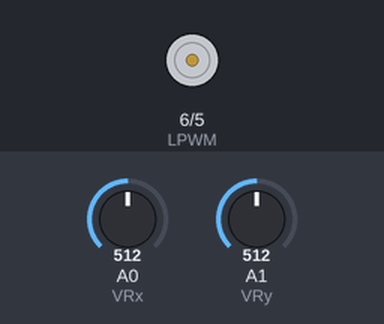
Simulated run of this sketch. Board: Arduino Uno, built with avr-gcc and run on an emulated ATmega328P. Parts: motor-driver pin pairs drawn as motors (green arrow = first pin HIGH = forward, orange = second pin HIGH = backward, longer = more drive). The test bench sets the inputs (shaded band); at power-on: A1 (VRy) = 512, A0 (VRx) = 512.

Above: at 1.2 s.
1.3 s: A1 (VRy) set to 582
2.8 s: A1 (VRy) set to 619
At 3.8 s:
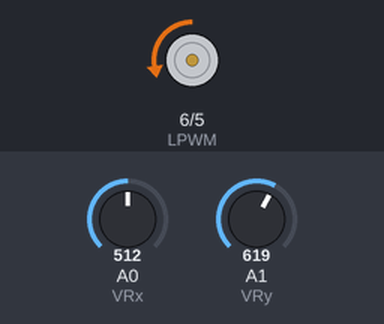
4.3 s: A1 (VRy) set to 716
At 5.0 s:
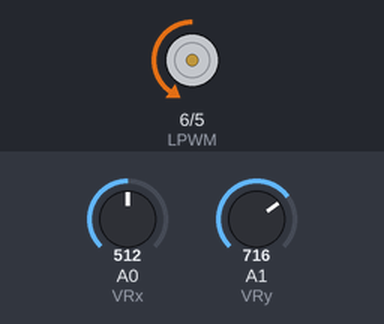
5.8 s: A1 (VRy) set to 900
At 6.2 s:
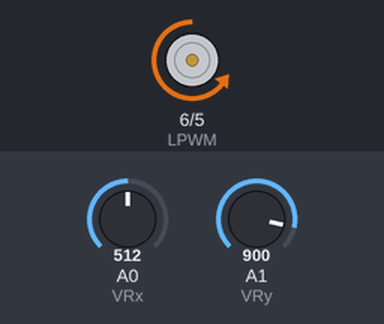
7.3 s: A1 (VRy) set to 390
At 8.6 s:
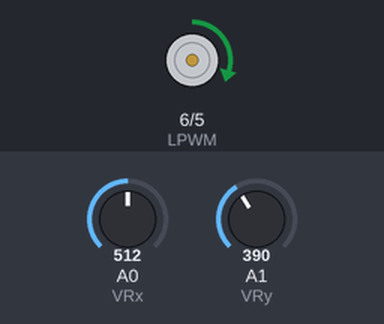
Timing chart, 0 to 9.8 s (numbered marks = the images above; inputs shaded):
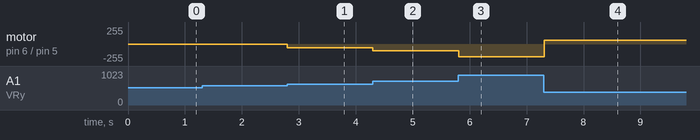

Measured:
- the behaviour switches between 600 and 601 on A1 (VRy) (found by bisection; images 0 and 1)
- after the input at 1.3 s, every drawn part: stays the same
- after the input at 2.8 s, motor on pin 6 (LPWM) / pin 5 (RPWM): stopped → backward 53/255 at once
- after the input at 4.3 s, motor on pin 6 (LPWM) / pin 5 (RPWM): backward 53/255 → backward 101/255 at once
- after the input at 5.8 s, motor on pin 6 (LPWM) / pin 5 (RPWM): backward 101/255 → backward 193/255 at once
- after the input at 7.3 s, motor on pin 6 (LPWM) / pin 5 (RPWM): backward 193/255 → forward 60/255 at once

The sketch:

BTS_Driver_Joystick_Module_Arduino_Nano.ino
```cpp
int VRx = A0;
int VRy = A1;

int RPWM = 5;
int LPWM = 6;

int xValue = 0;
int yValue = 0;

void setup()
{
  pinMode(RPWM, OUTPUT);
  pinMode(LPWM, OUTPUT);
}

void loop()
{
  xValue = analogRead(VRx);
  yValue = analogRead(VRy);

  int speed = map(abs(yValue - 512), 0, 512, 0, 255);

  if (yValue > 600)   // Forward
  {
    analogWrite(RPWM, speed);
    analogWrite(LPWM, 0);
  }

  else if (yValue < 400)   // Reverse
  {
    analogWrite(RPWM, 0);
    analogWrite(LPWM, speed);
  }

  else   // Stop
  {
    analogWrite(RPWM, 0);
    analogWrite(LPWM, 0);
  }

  delay(10);
}
```
